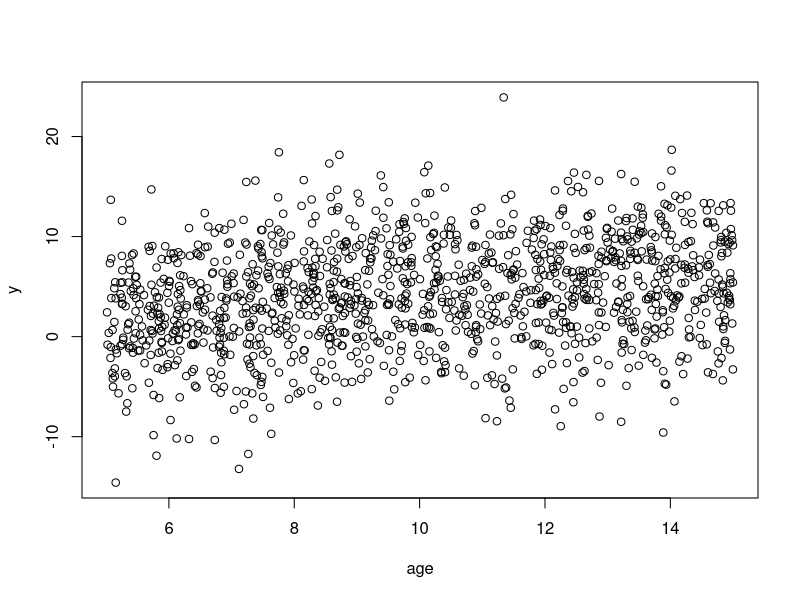
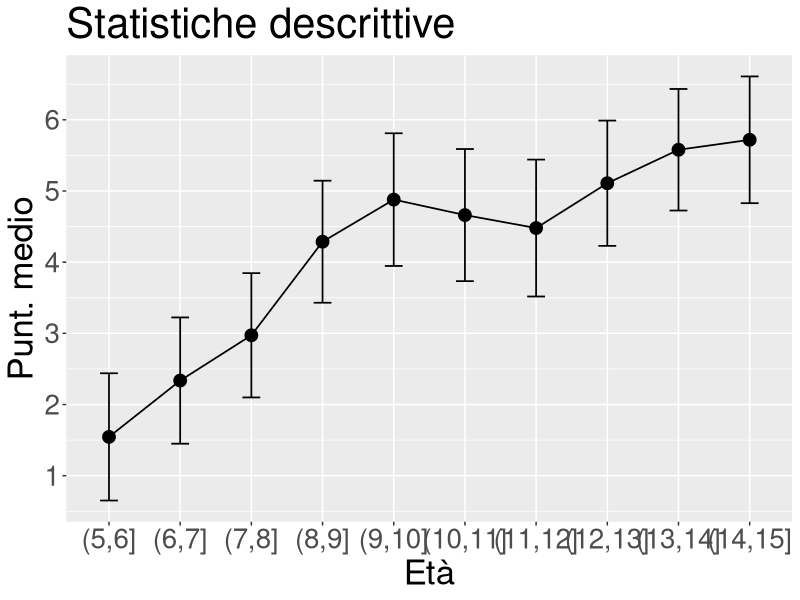
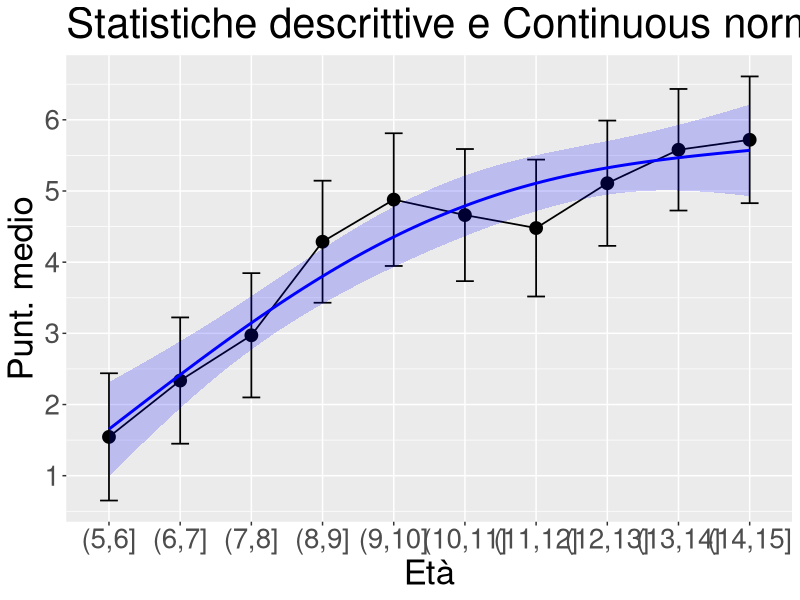
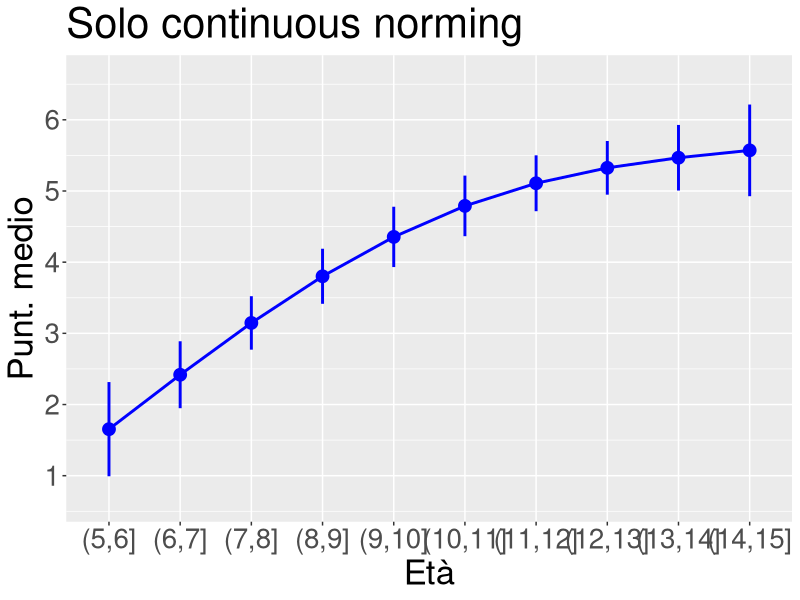
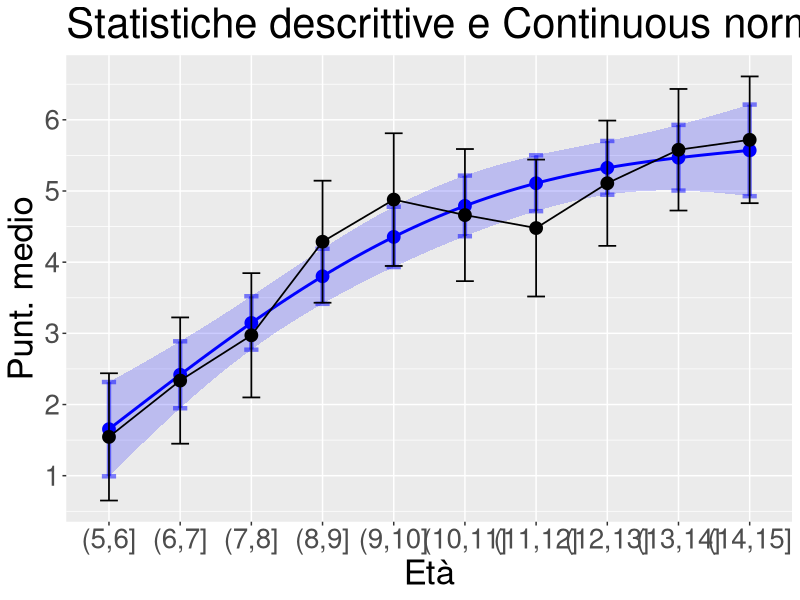

Reproduce these figures in R, in order.

#########################################

library(ggplot2)
library(mgcv)
library(effects)

#########################################

## CONTINUOUS NORMING

set.seed(10)

N = 1250

age = runif(N,5,15)
y = 1 + 2*log(age-4.5) + rnorm(N,0,5)
plot(age,y)

group = cut(age,breaks=seq(5,15,1))
table(group)
df = data.frame(y,age,group)

fitAge = gam(y ~ s(age,k=3), data=df)
newdata = data.frame(age=seq(5.5,14.5,.1))

fitGroup = lm(y ~ group, data=df)
effGroup = data.frame(allEffects(fitGroup)$"group")

ymin = min(effGroup$lower); ymax = max(effGroup$upper)

######

# just plot

(justplot = ggplot()+
  coord_cartesian(ylim=c(ymin,ymax))+
  geom_point(data=effGroup,aes(x=group,y=fit),size=4)+
  geom_errorbar(data=effGroup,aes(x=group,ymin=lower,ymax=upper),width=.25,linewidth=0.6)+
  geom_line(data=effGroup,aes(x=group,y=fit,group=1),linewidth=0.6)+
  theme(text=element_text(size=25)) + 
  scale_y_continuous(breaks=seq(0,100,1)) +
  ylab("Punt. medio") + xlab("Età")+
  ggtitle("Statistiche descrittive")
)

######

# plot continuous 

effAge = data.frame(age=newdata$age,predict(fitAge,newdata=newdata,se.fit=T))
effAge$lower = effAge$fit + effAge$se.fit*qnorm(.025)
effAge$upper = effAge$fit + effAge$se.fit*qnorm(.975)
effAge$agerescaled = 1+(length(levels(as.factor(group)))-1)*((effAge$age-min(effAge$age))/(max(effAge$age)-min(effAge$age)))

(plotcontinuous = ggplot()+
  coord_cartesian(ylim=c(ymin,ymax))+
  geom_point(data=effGroup,aes(x=group,y=fit),size=4)+
  geom_errorbar(data=effGroup,aes(x=group,ymin=lower,ymax=upper),width=.25,linewidth=0.6)+
  geom_line(data=effGroup,aes(x=group,y=fit,group=1),linewidth=0.6)+
  geom_ribbon(data=effAge,aes(x=agerescaled,ymin=lower,ymax=upper),fill="blue",alpha=.2)+
  geom_line(data=effAge,aes(x=agerescaled,y=fit),color="blue",linewidth=1)+
  theme(text=element_text(size=25)) + 
  scale_y_continuous(breaks=seq(0,100,1)) +
  ylab("Punt. medio") + xlab("Età")+
    ggtitle("Statistiche descrittive e Continuous norming")
)

######

# plot discrete 

newdata = data.frame(age=seq(5.5,14.5,1))

effAgeD = data.frame(age=newdata$age,predict(fitAge,newdata=newdata,se.fit=T))
effAgeD$lower = effAgeD$fit + effAgeD$se.fit*qnorm(.025)
effAgeD$upper = effAgeD$fit + effAgeD$se.fit*qnorm(.975)
effAgeD$agerescaled = 1+(length(levels(as.factor(group)))-1)*((effAgeD$age-min(effAgeD$age))/(max(effAgeD$age)-min(effAgeD$age)))
effAgeD$group = factor(levels(df$group),levels=levels(df$group))

(plotdiscrete = ggplot()+
  coord_cartesian(ylim=c(ymin,ymax))+
  geom_point(data=effAgeD,aes(x=group,y=fit),size=4,color="blue")+
  geom_errorbar(data=effAgeD,aes(x=agerescaled,ymin=lower,ymax=upper),color="blue",width=0,linewidth=1)+
  geom_line(data=effAgeD,aes(x=agerescaled,y=fit),color="blue",linewidth=1)+
  theme(text=element_text(size=25)) + 
  scale_y_continuous(breaks=seq(0,100,1)) +
  ylab("Punt. medio") + xlab("Età")+
  ggtitle("Solo continuous norming")
)

#########################################

# plot discrete + continuous

(plotboth = ggplot()+
   geom_point(data=effAgeD,aes(x=group,y=fit),size=4,color="blue")+
   geom_errorbar(data=effAgeD,aes(x=agerescaled,ymin=lower,ymax=upper),color="blue",width=.2,linewidth=1.5,alpha=.5)+
   geom_ribbon(data=effAge,aes(x=agerescaled,ymin=lower,ymax=upper),fill="blue",alpha=.2)+
   geom_line(data=effAge,aes(x=agerescaled,y=fit),color="blue",linewidth=1)+
   geom_point(data=effGroup,aes(x=group,y=fit),size=4)+
   geom_errorbar(data=effGroup,aes(x=group,ymin=lower,ymax=upper),width=.25,linewidth=0.6)+
   geom_line(data=effGroup,aes(x=group,y=fit,group=1),linewidth=0.6)+   
   coord_cartesian(ylim=c(ymin,ymax))+
   theme(text=element_text(size=25)) + 
   scale_y_continuous(breaks=seq(0,100,1)) +
   ylab("Punt. medio") + xlab("Età")+
   ggtitle("Statistiche descrittive e Continuous norming")
)

#########################################

save.image("continuousNorming.RData")

#########################################
